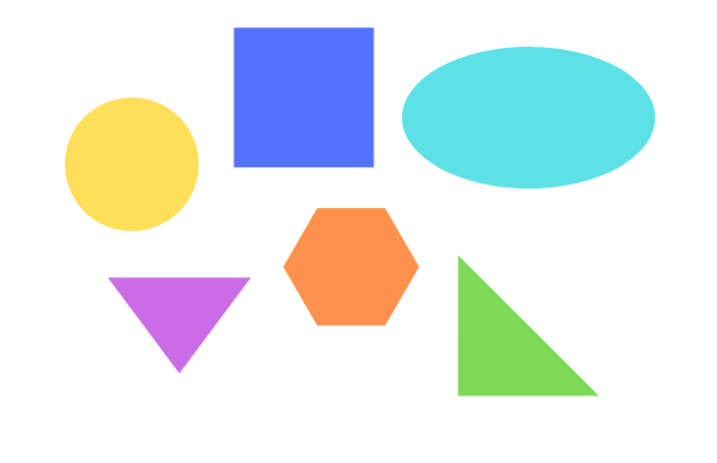
#> input picture opencv/Resources/shapes.png, 717 x 463 px
$ python countours.py
#> lines starting #> are read from the running program, lines starting #| are printed output that depends on the picture
import cv2
import numpy as np

def stackImages(scale, imgArray):
    rows = len(imgArray)
    cols = len(imgArray[0])
    rowsAvailable = isinstance(imgArray[0], list)
    width = imgArray[0][0].shape[1]
    height = imgArray[0][0].shape[0]
    if rowsAvailable:
        for x in range(0, rows):
            for y in range(0, cols):
                if imgArray[x][y].shape[:2] == imgArray[0][0].shape[:2]:
                    imgArray[x][y] = cv2.resize(imgArray[x][y], (0, 0), None, scale, scale)
                else:
                    imgArray[x][y] = cv2.resize(imgArray[x][y], (imgArray[0][0].shape[1], imgArray[0][0].shape[0]),
                                                None, scale, scale)
                if len(imgArray[x][y].shape) == 2: imgArray[x][y] = cv2.cvtColor(imgArray[x][y], cv2.COLOR_GRAY2BGR)
        imageBlank = np.zeros((height, width, 3), np.uint8)
        hor = [imageBlank] * rows
        hor_con = [imageBlank] * rows
        for x in range(0, rows):
            hor[x] = np.hstack(imgArray[x])
        ver = np.vstack(hor)
    else:
        for x in range(0, rows):
            if imgArray[x].shape[:2] == imgArray[0].shape[:2]:
                imgArray[x] = cv2.resize(imgArray[x], (0, 0), None, scale, scale)
            else:
                imgArray[x] = cv2.resize(imgArray[x], (imgArray[0].shape[1], imgArray[0].shape[0]), None, scale, scale)
            if len(imgArray[x].shape) == 2: imgArray[x] = cv2.cvtColor(imgArray[x], cv2.COLOR_GRAY2BGR)
        hor = np.hstack(imgArray)
        ver = hor
    return ver

path = "Resources/shapes.png"
img = cv2.imread(path)
#> img is the input picture: shape (463, 717, 3); mean B, G, R 233.9, 234.6, 226

imgGray = cv2.cvtColor(img,cv2.COLOR_BGR2GRAY)
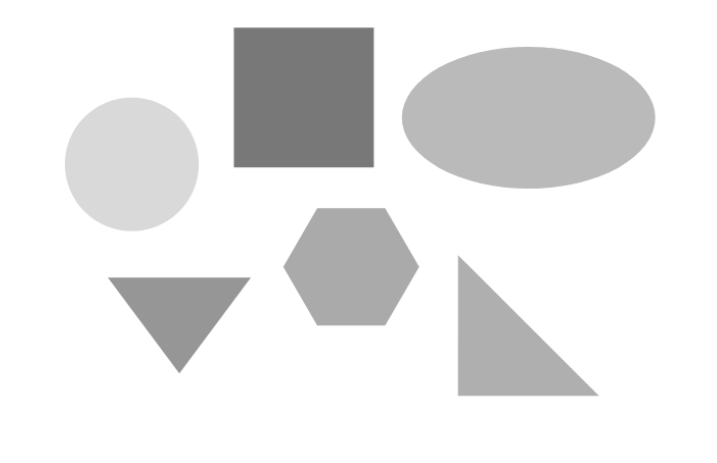
#> imgGray: shape (463, 717); min 120, max 255, mean 232
imgBlur = cv2.GaussianBlur(imgGray,(7,7),1) # the higher sigmaX, the blurrer the image will become

imgStack = stackImages(1.0,([img,imgGray,imgBlur]))
#> in stackImages, `rows = len(imgArray)`: rows = 3
#> in stackImages, `cols = len(imgArray[0])`: cols = 463
#> in stackImages, `rowsAvailable = isinstance(imgArray[0], list)`: rowsAvailable = False
#> after the loop in stackImages, `for x in range(0, rows):`: imgArray = 3 items
#> in stackImages, `hor = np.hstack(imgArray)`:
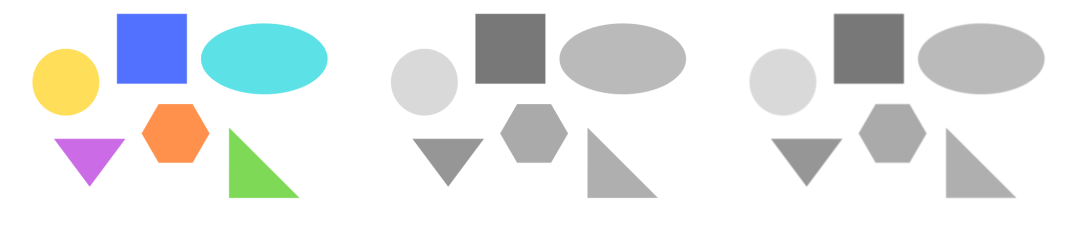
#> hor: shape (463, 2151, 3) (shown at 1/2 size); mean of channels 0, 1, 2 232.6, 232.8, 230; drawn as B, G, R
# cv2.imshow("Original",img)
# cv2.imshow("Gray Image",imgGray)
# cv2.imshow("Blur Image",imgBlur)
cv2.imshow("Stacked Image",imgStack)
cv2.waitKey(0)
